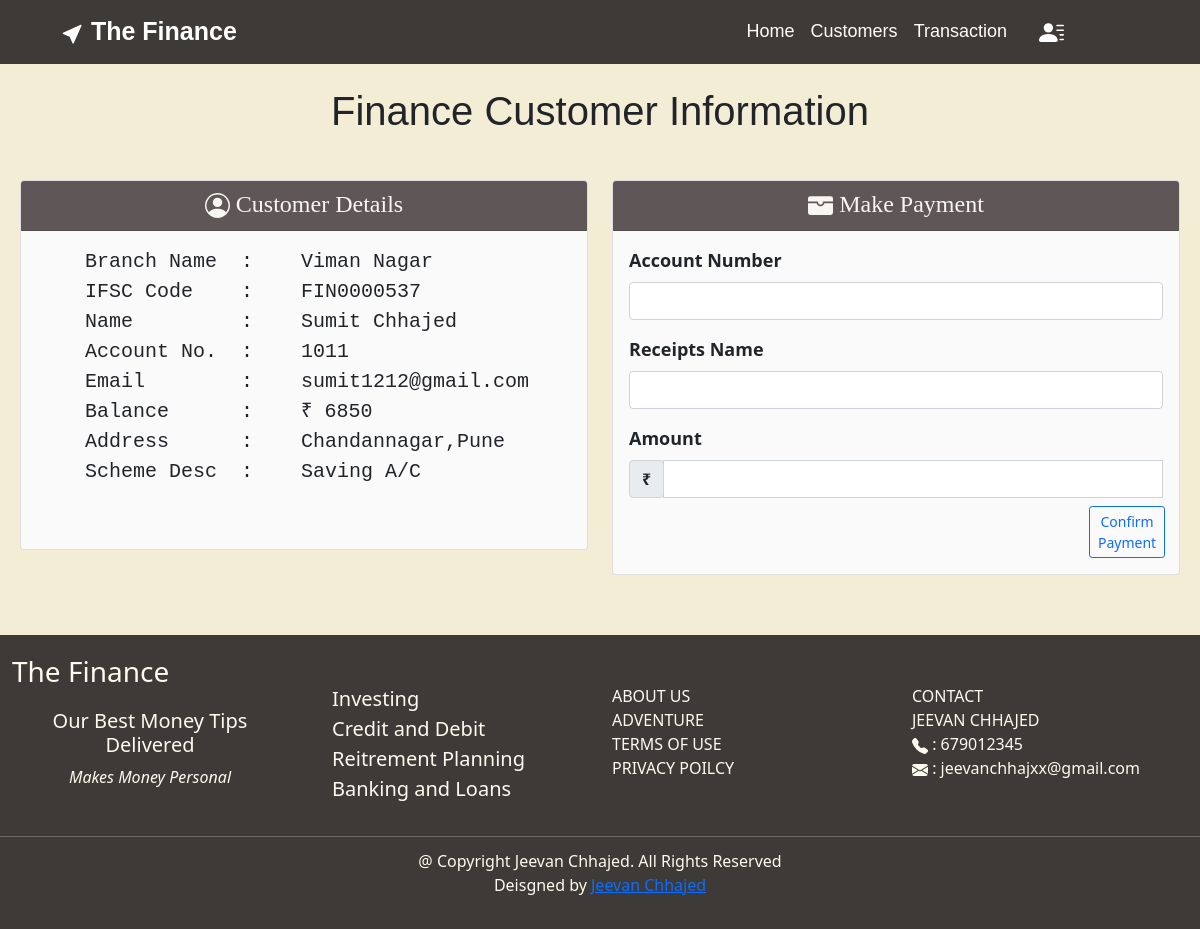
Before: /custinfo/1011/ with the older database file.
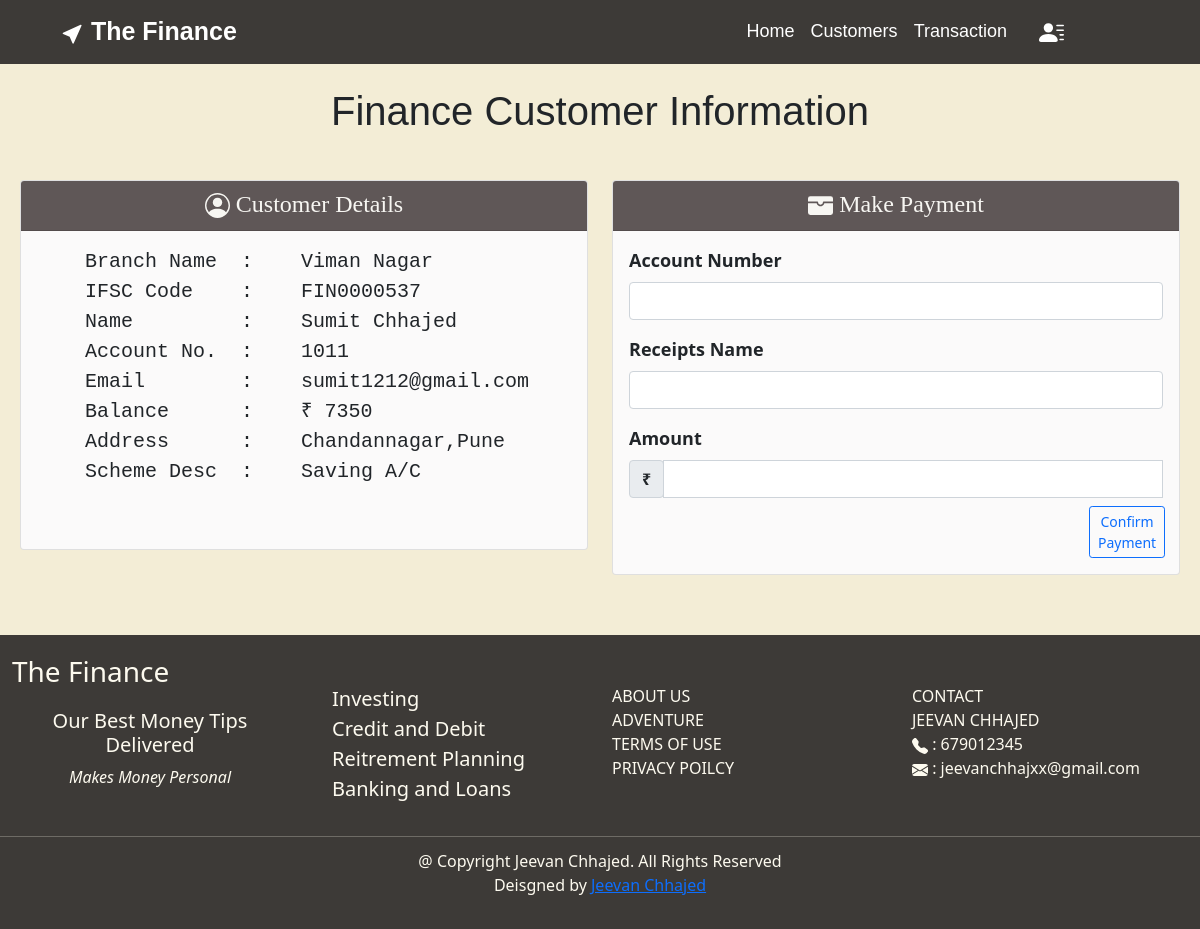
After: the same page with the newer database file.
### bank_app/models.py (models this page shows)
class NewCustomer(models.Model):
    id=models.IntegerField(primary_key=True)
    name=models.CharField(max_length=100)
    email=models.EmailField(max_length=100)
    balance=models.IntegerField()
    branchname=models.CharField(max_length=100)
    ifsc=models.CharField(max_length=50)
    address=models.CharField(max_length=100)
    scheme=models.CharField(max_length=100)

### bank_app/views.py (the view, shortened to what this page needs)
# urls.py: path('custinfo/<int:id>/',views.custinfo),
def custinfo(request,id):
    data=NewCustomer.objects.filter(id=id)
    if request.method == 'GET':
        return render(request,'custinfo.html',{'info':data})

### templates/custinfo.html (shortened to what this page needs)
{% extends 'base.html' %}
{% block body %}
<div style=" padding-bottom: 40px;">
    <h1 style="margin-top: -50px;padding: 25px;
    text-align: center;font-family: 'Noto Sans JP', sans-serif; text-decoration-style: solid;">Finance Customer Information</h1>
    <div style="margin: 20px;">
        <div class="row">
            <div class="col-sm-6">
                <div class="card">
                    <div class="card-header" style="background-color: rgb(95,87,87);
                    text-align: center;font-family: 'Noto Sans JP'; text-decoration-style: solid;
                    padding: 5px; height: 50px; font-size: x-large;
                    color: rgb(247, 246, 242);">
                     Customer Details</div>
                    <div class="card-body" style="background-color: rgba(219, 216, 212, 0.13); display: flex; align-content: space-around;">
                        {% for i in info %}
                        <pre  style="font-size: 20px;font-family: ''Noto Sans JP', sans-serif';
                        font-weight: 400;">
    Branch Name  :    {{i.branchname}}
    IFSC Code    :    {{i.ifsc}}
    Name         :    {{ i.name }}
    Account No.  :    {{ i.id }}
    Email        :    {{ i.email }}
    Balance      :    &#8377 {{i.balance }}
    Address      :    {{i.address}}
    Scheme Desc  :    {{i.scheme}}
                        </pre>
                        {% endfor %}
                    </div>
                </div>
            </div>
            <div class="col-sm-6">
                <div class="card">
                    <div class="card-header" style=" background-color: rgb(95, 87, 87);;
                    text-align: center;font-family: 'Noto Sans JP'; text-decoration-style: solid;
                    padding: 5px; height: 50px; font-size: x-large;
                    color: rgb(247, 246, 242);"
                    >
                    Make Payment</div>
                    <div class="card-body" style="background-color: rgba(219, 216, 212, 0.13);">
                        <form action="" method="POST">
                            <div class="mb-3">
                                <label class="form-label" style="font-size: 18px;font-family: ''Noto Sans JP', sans-serif';
                                font-weight: 600;">Account Number</label>
                                <input type="number" name="acno" class="form-control" id="exampleInputEmail1"
                                    aria-describedby="emailHelp">
                            </div>
                            <div class="mb-3">
                                <label class="form-label" style="font-size: 18px;font-family: ''Noto Sans JP', sans-serif';
                                font-weight: 600;">Receipts Name</label>
                                <input type="text" name="receiptname" class="form-control" id="exampleInputPassword1">
                            </div>
                            <label class="form-label" style="font-size: 18px;font-family: ''Noto Sans JP', sans-serif';
                            font-weight: 600;">Amount</label>
                            <div class="input-group mb-2">
                                <div class="input-group-prepend">
                                  <div class="input-group-text" style="font-weight: 600;">&#8377</div>
                                </div>
                            <input type="number" name="amount" class="form-control"  id="inlineFormInputGroup"> <br>
                            </div>
                            <button type="submit" class="btn btn-outline-primary btn-sm" style="margin-left: 460px;">
                            Confirm Payment
                            </button>
                        </form>
                    </div>
                </div>
            </div>
        </div>
    </div>
</div>
{% endblock body %}

Changed rows visible on the page:
changed NewCustomer "Viman Nagar": balance "6850" → "7350"
